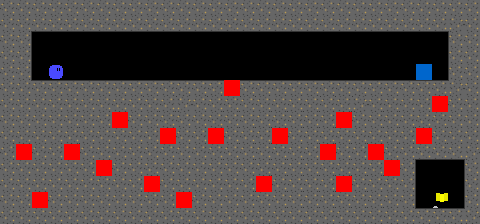

A 2D game scene composited from a Tiled map and its tileset images. What follows is a short description and the map's XML, with every tile layer's data as written:
An orthogonal 30x14 tile map with 16x16 px tiles, 2 tile layers (Collision, No Collision).

<map version="1.9" tiledversion="1.9.0" orientation="orthogonal" renderorder="right-down" width="30" height="14" tilewidth="16" tileheight="16" infinite="0" nextlayerid="3" nextobjectid="1">
 <tileset firstgid="1" source="../assets/Summer Code Jam 2022 - Old-Fashioned Orcs.tsx" />
 <layer id="1" name="Collision" width="30" height="14">
  <data encoding="csv">
28,28,28,28,28,28,28,28,28,28,28,28,28,28,28,28,28,28,28,28,28,28,28,28,28,28,28,28,28,28,
28,35,29,29,29,29,29,29,29,29,29,29,29,29,29,29,29,29,29,29,29,29,29,29,29,29,29,29,2147483683,28,
28,38,0,0,0,0,0,0,0,0,0,0,0,0,0,0,0,0,0,0,0,0,0,0,0,0,0,0,37,28,
28,38,0,0,0,0,0,0,0,0,0,0,0,0,0,0,0,0,0,0,0,0,0,0,0,0,0,0,37,28,
28,38,0,46,0,0,0,0,0,0,0,0,0,0,0,0,0,0,0,0,0,0,0,0,0,0,21,0,37,28,
28,30,43,43,43,0,0,0,0,43,43,0,0,43,2,0,43,43,0,43,0,0,0,0,43,43,43,43,2147483678,28,
28,28,28,28,0,0,0,28,0,0,0,0,0,0,28,0,0,0,0,0,0,0,0,35,2,28,28,2,28,28,
28,28,28,28,0,28,0,2,0,28,28,28,0,28,0,0,0,28,0,0,35,2,28,35,35,35,28,35,28,28,
28,28,28,28,0,28,0,0,0,0,2,0,28,2,0,0,35,2,28,0,0,35,35,28,35,28,2,35,28,28,
28,2,28,28,2,28,28,0,0,0,0,0,0,35,35,0,0,0,0,28,2,35,28,2,28,35,29,29,29,2147483683,
28,28,28,28,28,28,2,28,0,28,28,0,0,0,0,0,35,35,0,35,35,35,35,35,2,38,0,0,0,37,
28,28,28,28,28,28,28,28,28,2,28,28,0,0,0,35,2,35,0,35,35,2,35,0,0,0,0,0,0,37,
28,28,2,28,28,28,28,28,28,28,28,2,28,28,28,28,28,0,0,0,0,0,0,0,28,0,0,23,0,37,
28,28,28,28,28,28,28,28,28,28,28,28,28,28,28,28,28,28,28,28,28,28,28,28,28,30,43,43,43,2147483678
</data>
 </layer>
 <layer id="2" name="No Collision" width="30" height="14">
  <data encoding="csv">
0,0,0,0,0,0,0,0,0,0,0,0,0,0,0,0,0,0,0,0,0,0,0,0,0,0,0,0,0,0,
0,0,0,0,0,0,0,0,0,0,0,0,0,0,0,0,0,0,0,0,0,0,0,0,0,0,0,0,0,0,
0,0,0,0,0,0,0,0,0,0,0,0,0,0,0,0,0,0,0,0,0,0,0,0,0,0,0,0,0,0,
0,0,0,0,0,0,0,0,0,0,0,0,0,0,0,0,0,0,0,0,0,0,0,0,0,0,0,0,0,0,
0,0,0,0,0,0,0,0,0,0,0,0,0,0,0,0,0,0,0,0,0,0,0,0,0,0,0,0,0,0,
0,0,0,0,0,43,43,43,43,0,0,43,43,0,0,43,0,0,43,0,43,43,43,43,0,0,0,0,0,0,
0,0,0,0,35,28,28,0,30,35,35,2147483678,30,35,35,32,35,35,35,35,32,35,2147483678,35,35,0,0,0,0,0,
0,0,0,0,35,0,28,0,28,0,0,0,28,0,35,35,35,0,35,35,0,0,0,35,35,35,0,0,0,0,
0,0,0,0,35,0,28,28,28,28,0,28,0,0,35,35,0,0,0,35,35,35,35,0,35,0,0,0,0,0,
0,0,0,0,0,0,0,28,28,28,28,28,28,0,0,35,35,35,35,0,0,35,0,0,0,0,0,0,0,0,
0,0,0,0,0,0,0,0,28,0,0,28,28,28,28,28,0,0,35,0,0,0,35,0,0,0,0,0,0,0,
0,0,0,0,0,0,0,0,0,0,0,0,28,28,28,0,0,0,35,0,0,0,0,28,28,38,0,0,0,0,
0,0,0,0,0,0,0,0,0,0,0,0,0,0,0,0,0,35,35,35,35,35,35,35,0,38,0,0,0,0,
0,0,0,0,0,0,0,0,0,0,0,0,0,0,0,0,0,0,0,0,0,0,0,0,0,0,0,0,0,0
</data>
 </layer>
</map>
